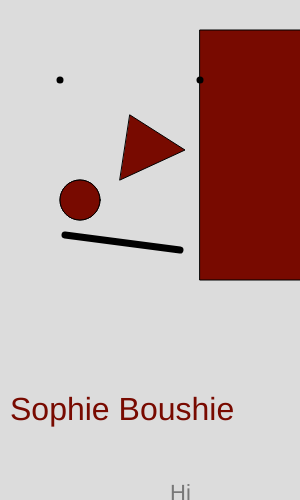
Frame 1 (no input)
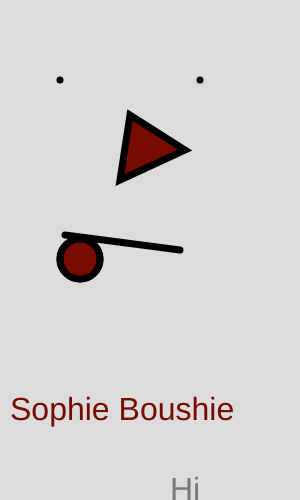
Frame 60 (no input)
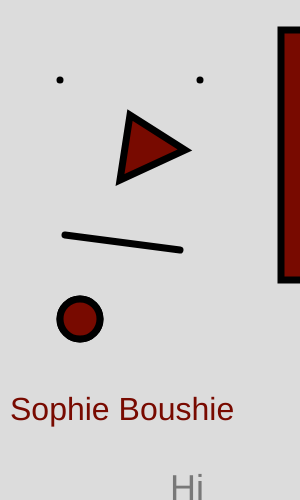
Frame 120 (the mouse pressed at the canvas centre since frame 60)

The p5.js sketch that drew these frames (run headless with seeded random() and noise() and a simulated clock; from frame 60 on, the mouse is pressed at the canvas centre):

// p5.js sketch
// ── sketch.js

var headX = 200;
var headY = 30;
var headDirection = 3;

var eyesX = 80;
var eyesY = 200;
var eyesDirection = 1;

var size = 22;
var count = 0;
var sizeDirection = 2;


function setup() {
    createCanvas(300,500);
}
function draw() {  
    background(220);
    
    // head
    fill(120, 10, 0);
    square(headX,headY,250);
    headX+=headDirection;
    if(headX >= 418 || headX <= 82)
    {
        headDirection *= -1;
    }
  
    // eyes
    circle(eyesX,eyesY,40)
    circle(eyesX,eyesY,40)
   
    eyesY += eyesDirection;
    if(eyesX <= 30 || eyesY >= 350 )
    {
        eyesDirection *= -1;
    }

    // nose
    triangle(120, 180, 185, 150, 130, 115);
   
    // mouth
    strokeWeight(7)
    point(60, 80);
    point(200, 80);
    line(180, 250, 65, 235);
   

    textSize(32) ;
    text('Sophie Boushie' , 10, 420) ;

    fill(120);
    textSize(size);
    size+= sizeDirection;
    count++;
    if(count > 8)
    {
        sizeDirection *=-1;
        count = 0;
    }
    text("Hi",170,500)



}





// ── week 10.html
<html>
    <title>week 11</title>
    <head>
       
        <!-- embedded styles-->
        <style>
            
            /* all these styles are looking for basic HTML tags */
            body{
                font-family:'Segoe UI', Tahoma, Geneva, Verdana, sans-serif;
            }
            h1{
                
                color:blue;
            }

            h2{
                color:coral;
            }
            ol{
                list-style-type: square;
            }
        </style>

    </head>
    <!-- inline style here-->
    <body style="background-color:rgb(108, 255, 22)">
        <h1>This is my week 11.</h1>
           <i> This the link to my week 11</i><br>
        <h2>week we made a shape and word move around and played around with them. </h2>
        <p></p>
            <ol>
                <li><a href="main.html" target="_new">week 11</a></li>
           

        <img src="Scoreboard - Assignments - Kahoot! - Google Chrome 11_6_2023 9_22_54 PM.png" title="This is my score" 
        width="700" height="500">

        <p><a href="Final.html" style="font-size:21px;">HOME</a>

    </body>
</html>
